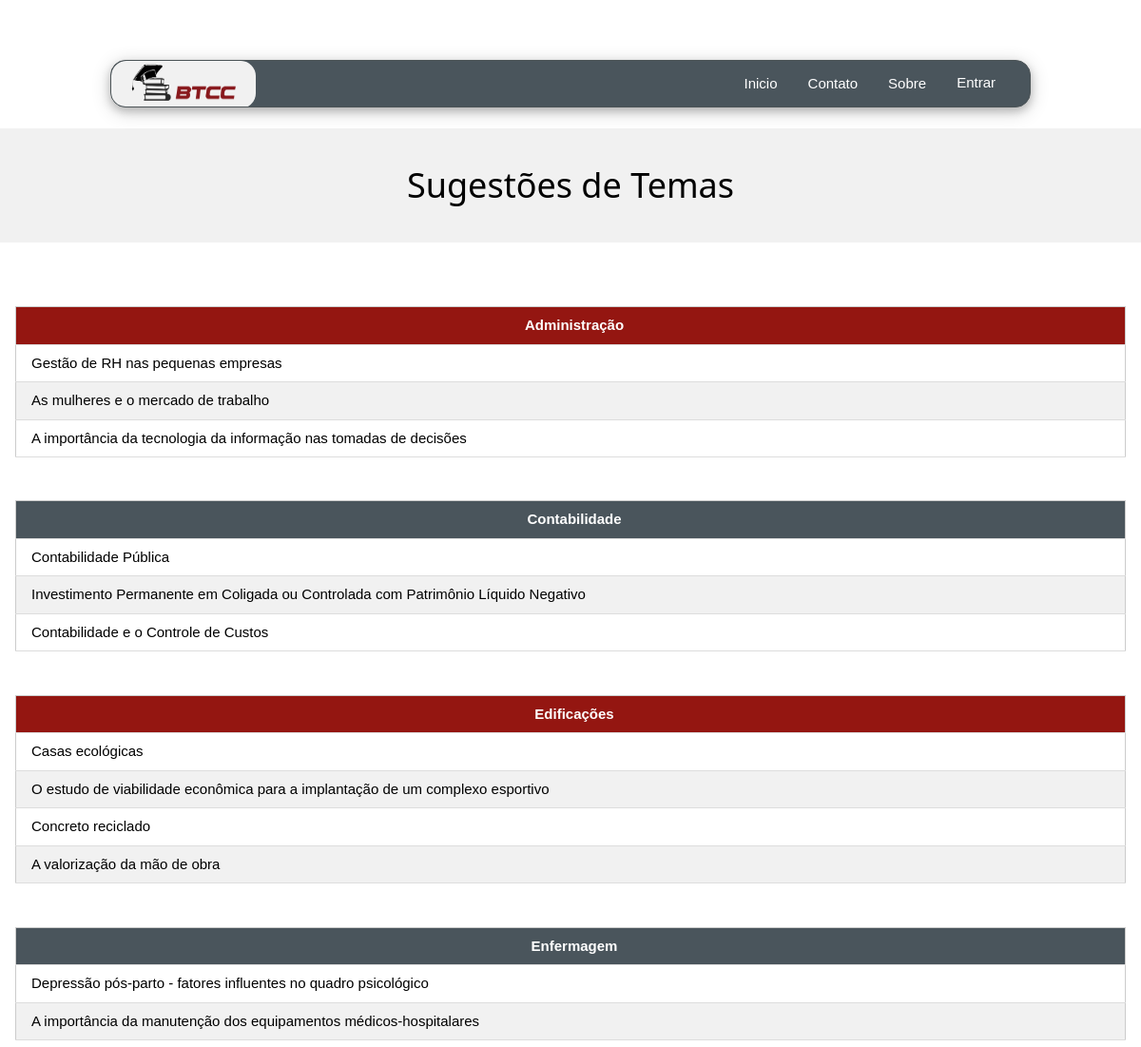
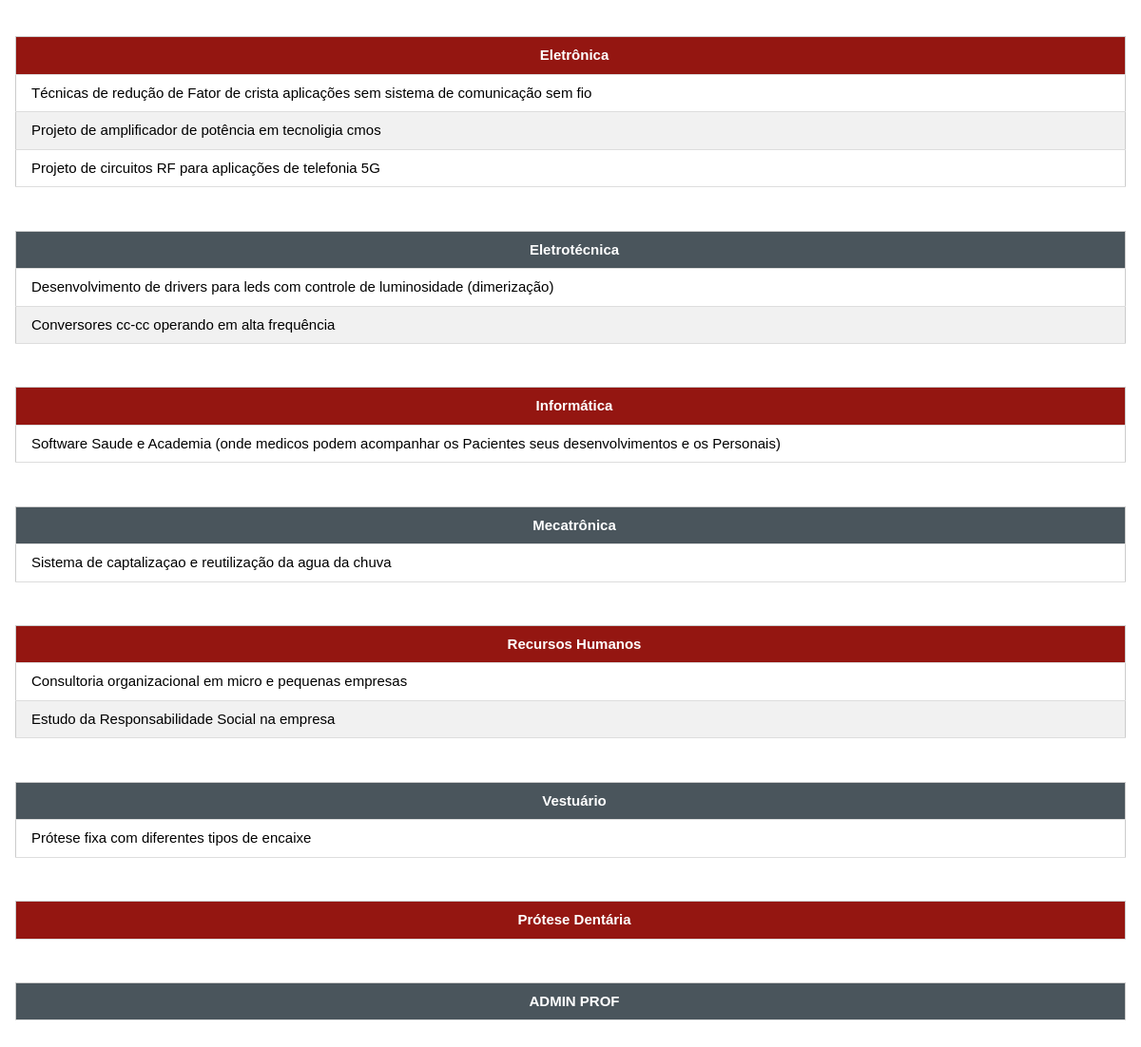
The app's page /sugestoes.php with its own data (2 pictures, top to bottom).
### tables this page shows
CREATE TABLE TB_CURSO
(
	ID_CURSO INT NOT NULL PRIMARY KEY AUTO_INCREMENT,
	CRS_NOME VARCHAR(50) NOT NULL 
);

CREATE TABLE TB_SUGESTOES
(
	ID_SUGESTOES INT NOT NULL PRIMARY KEY AUTO_INCREMENT,
	COD_CURSOS INT NOT NULL,		
	SG_SUGESTAO TEXT(500) NOT NULL 		
);

### bancoDados.class.php (the view, shortened to what this page needs)
<?php
    class bancoDadosBTCC
    {
        private $usuario;
        private $senha;
        private $banco;
        private $host;
        public function conectarBancoDados(){
            $conexao = mysqli_connect($this->getHost(), $this->getUsuario(), $this->getSenha())
            or die ("ERRO CONEXAO");
            if($conexao){
                mysqli_select_db($conexao, $this->getBanco())
                or die ("ERRO SELECT DATABASE");
            }
            return $conexao;
        }
        function exibirSugestoes(){
            $conexao = $this->conectarBancoDados();
            $comandoSQL = "SELECT A.CRS_NOME, A.ID_CURSO FROM TB_CURSO A";
            $result = mysqli_query($conexao, $comandoSQL);
            if(mysqli_num_rows($result) > 0)
            {
                while($buscar = $result->fetch_array(MYSQLI_ASSOC)) {
                   $curso = utf8_encode($buscar["CRS_NOME"]);
                   $idCurso = $buscar["ID_CURSO"];
                   if (!isset($theme)) $theme = "w3-theme-cinza";
                   if($theme == "w3-theme-cinza"){
                        $theme = "w3-theme-btcc";
                   }else{
                        $theme = "w3-theme-cinza";
                   }
                   echo "
                    <div class='w3-container'>
                    <table class='w3-table w3-bordered w3-hoverable w3-table-all'>
                   <tr><thead>
                    <th class='".$theme." w3-center' >".$curso."</th>
                   </thead></tr>";
                   $comandoSQL1 = "SELECT A.SG_SUGESTAO FROM TB_SUGESTOES A WHERE A.COD_CURSOS = '$idCurso'";
                   $result1 = mysqli_query($conexao, $comandoSQL1);
                    if(mysqli_num_rows($result1) > 0)
                    {
                      while($buscar = $result1->fetch_array(MYSQLI_ASSOC)) {
                        $sugestao = utf8_encode($buscar["SG_SUGESTAO"]);
                        echo "<tr><td>".$sugestao."</td></tr>";
                      }
                    }
                    echo "
                        </table>
                    </div><br><br>
                    ";
                }
            }
            else{
                echo "<tr>";
                    echo '<td> SEM RESULTADOS </td>';
                echo "</tr>";
            }
        }
        public function setUsuario($newUsuario)
        {
            $this->usuario = $newUsuario;
        }
        public function getUsuario()
        {
            return $this->usuario;
        }
        public function setSenha($newSenha)
        {
            $this->senha = $newSenha;
        }
        public function getSenha()
        {
            return $this->senha;
        }
        public function setBanco($newBanco)
        {
            $this->banco = $newBanco;
        }
        public function getBanco()
        {
            return $this->banco;
        }
        public function setHost($newHost)
        {
            $this->host = $newHost;
        }
        public function getHost()
        {
            return $this->host;
        }
    }

### sugestoes.php (shortened to what this page needs)
<!DOCTYPE html>
<html>
<head>
	<link href="css/w3.css" rel="stylesheet">
	<link href="css/w3-theme-red.css" rel="stylesheet">
	<?php
		include "bancoDados.class.php";
		$banco = new bancoDadosBTCC("root", "", "localhost", "bd_btcc");
	?>
</head>
<body>
<br>
	<div class="w3-container w3-hide-small" style="margin-top: 40px; margin-right: 100px; margin-left: 100px; position: relative; z-index: 200;">
		<div class="w3-bar w3-border w3-border-gray w3-card-4 w3-round-xlarge w3-center" style="background-color: #4a555c; font-family: 'Verdana',sans-serif; height: 50px;">
			<a href="index.php" class="w3-bar-item w3-button w3-round-xlarge" style="background-color: #f1f1f1; color: #000000; height: 50px; padding-top: 8px;"><img class="w3-round-large" src="images/logobtcc.png"
				style="height: 50px; width: 120px; margin-top: -12px;" /></a>
			<?php
				if(!$_SESSION['logado']){
					echo "<button onclick='document.getElementById(\"login\").style.display=\"block\"' class='w3-bar-item w3-button w3-button w3-right w3-hide-small' style='color: #fff; height: 47px; margin-right: 20px;'>Entrar</button>";
				}
			?>
			<a href="sobre.php" class="w3-bar-item w3-button w3-right w3-hide-small" style="color: #fff; height: 50px; padding-top: 13px;">Sobre</a>
			<a href="contato.php" class="w3-bar-item w3-button w3-right w3-hide-small" style="color: #fff; height: 50px; padding-top: 13px;">Contato</a>
			<a href="index.php" class="w3-bar-item w3-button w3-right w3-hide-small" style="color: #fff; height: 50px; padding-top: 13px;  margin-left: 20px;">Inicio</a>
		</div>
		</div>
	<br />
	<div class="w3-container w3-center w3-light-gray">
   <br><h1 class="w3-animate-top">Sugestões de Temas</h1><br>
</div>
<br />
<br />
<br />
<?php
	$banco->exibirSugestoes();
?>
<br />
<br />
</body>
</html>

### css/w3.css (style rules this page uses)
*,*:before,*:after { box-sizing:inherit }
html { -ms-text-size-adjust:100%;-webkit-text-size-adjust:100% }
body { margin:0 }
a { background-color:transparent;-webkit-text-decoration-skip:objects }
img { border-style:none }
button,input,select,textarea { font:inherit;margin:0 }
button,input { overflow:visible }
button,select { text-transform:none }
button,html [type=button],[type=reset],[type=submit] { -webkit-appearance:button }
html,body { font-family:Verdana,sans-serif;font-size:15px;line-height:1.5 }
html { overflow-x:hidden }
h1 { font-size:36px }
h1,h2,h3,h4,h5,h6 { font-family:"Segoe UI",Arial,sans-serif;font-weight:400;margin:10px 0 }
img { margin-bottom:-5px }
a { color:inherit }
.w3-table,.w3-table-all { border-collapse:collapse;border-spacing:0;width:100%;display:table }
.w3-table-all { border:1px solid #ccc }
.w3-bordered tr,.w3-table-all tr { border-bottom:1px solid #ddd }
.w3-table-all tr:nth-child(odd) { background-color:#fff }
.w3-table-all tr:nth-child(even) { background-color:#f1f1f1 }
.w3-table td,.w3-table th,.w3-table-all td,.w3-table-all th { padding:8px 8px;display:table-cell;text-align:left;vertical-align:top }
.w3-table th:first-child,.w3-table td:first-child,.w3-table-all th:first-child,.w3-table-all td:first-child { padding-left:16px }
.w3-btn,.w3-button { border:none;display:inline-block;outline:0;padding:8px 16px;vertical-align:middle;overflow:hidden;text-decoration:none;color:inherit;background-color:inherit;text-align:center;cursor:pointer;white-space:nowrap }
.w3-btn,.w3-button { -webkit-touch-callout:none;-webkit-user-select:none;-khtml-user-select:none;-moz-user-select:none;-ms-user-select:none;user-select:none }
.w3-bar { width:100%;overflow:hidden }
.w3-bar .w3-bar-item { padding:8px 16px;float:left;width:auto;border:none;outline:none;display:block }
.w3-bar .w3-button { white-space:normal }
.w3-container:after,.w3-container:before,.w3-panel:after,.w3-panel:before,.w3-row:after,.w3-row:before,.w3-row-padding:after,.w3-row-padding:before, .w3-cell-row:before,.w3-cell-row:after,.w3-clear:after,.w3-clear:before,.w3-bar:before,.w3-bar:after { content:"";display:table;clear:both }
.w3-round-large { border-radius:8px }
.w3-round-xlarge { border-radius:16px }
.w3-container,.w3-panel { padding:0.01em 16px }
.w3-card-4,.w3-hover-shadow:hover { box-shadow:0 4px 10px 0 rgba(0,0,0,0.2),0 4px 20px 0 rgba(0,0,0,0.19) }
.w3-animate-top { position:relative;animation:animatetop 0.4s }
.w3-center { text-align:center!important }
.w3-border { border:1px solid #ccc!important }
.w3-right { float:right!important }
.w3-light-grey,.w3-hover-light-grey:hover,.w3-light-gray,.w3-hover-light-gray:hover { color:#000!important;background-color:#f1f1f1!important }
.w3-border-grey,.w3-hover-border-grey:hover,.w3-border-gray,.w3-hover-border-gray:hover { border-color:#4C5457!important }

### css/w3-theme-red.css (style rules this page uses)
.w3-theme-btcc { color:#fff !important; background-color:#941611 !important }
.w3-theme-cinza { color:#fff !important; background-color:#4a555c !important }

### sugestoes.php (style rules this page uses)
.w3-left, .w3-right, .w3-badge { cursor:pointer }

### records on screen
tb_curso: CRS_NOME "Administração"
tb_sugestoes: SG_SUGESTAO "Gestão de RH nas pequenas empresas"
tb_sugestoes: SG_SUGESTAO "As mulheres e o mercado de trabalho"
tb_sugestoes: SG_SUGESTAO "A importância da tecnologia da informação nas tomadas de decisões"
tb_curso: CRS_NOME "Contabilidade"
tb_sugestoes: SG_SUGESTAO "Contabilidade Pública"
tb_sugestoes: SG_SUGESTAO "Investimento Permanente em Coligada ou Controlada com Patrimônio Líquido Negativo"
tb_sugestoes: SG_SUGESTAO "Contabilidade e o Controle de Custos"
tb_curso: CRS_NOME "Edificações"
tb_sugestoes: SG_SUGESTAO "Casas ecológicas"
tb_sugestoes: SG_SUGESTAO "O estudo de viabilidade econômica para a implantação de um complexo esportivo"
tb_sugestoes: SG_SUGESTAO "Concreto reciclado"
tb_sugestoes: SG_SUGESTAO "A valorização da mão de obra"
tb_curso: CRS_NOME "Enfermagem"
tb_sugestoes: SG_SUGESTAO "Depressão pós-parto - fatores influentes no quadro psicológico"
tb_sugestoes: SG_SUGESTAO "A importância da manutenção dos equipamentos médicos-hospitalares"
tb_curso: CRS_NOME "Eletrônica"
tb_sugestoes: SG_SUGESTAO "Técnicas de redução de Fator de crista aplicações sem sistema de comunicação sem fio"
tb_sugestoes: SG_SUGESTAO "Projeto de amplificador de potência em tecnoligia cmos"
tb_sugestoes: SG_SUGESTAO "Projeto de circuitos RF para aplicações de telefonia 5G"
tb_curso: CRS_NOME "Eletrotécnica"
tb_sugestoes: SG_SUGESTAO "Desenvolvimento de drivers para leds com controle de luminosidade (dimerização)"
tb_sugestoes: SG_SUGESTAO "Conversores cc-cc operando em alta frequência"
tb_curso: CRS_NOME "Informática"
tb_sugestoes: SG_SUGESTAO "Software Saude e Academia (onde medicos podem acompanhar os Pacientes seus desenvolvimentos e os Personais)"
tb_curso: CRS_NOME "Mecatrônica"
tb_sugestoes: SG_SUGESTAO "Sistema de captalizaçao e reutilização da agua da chuva"
tb_curso: CRS_NOME "Recursos Humanos"
tb_sugestoes: SG_SUGESTAO "Consultoria organizacional em micro e pequenas empresas"
tb_sugestoes: SG_SUGESTAO "Estudo da Responsabilidade Social na empresa"
tb_curso: CRS_NOME "Vestuário"
tb_sugestoes: SG_SUGESTAO "Prótese fixa com diferentes tipos de encaixe"
tb_curso: CRS_NOME "Prótese Dentária"
tb_curso: CRS_NOME "ADMIN PROF"
